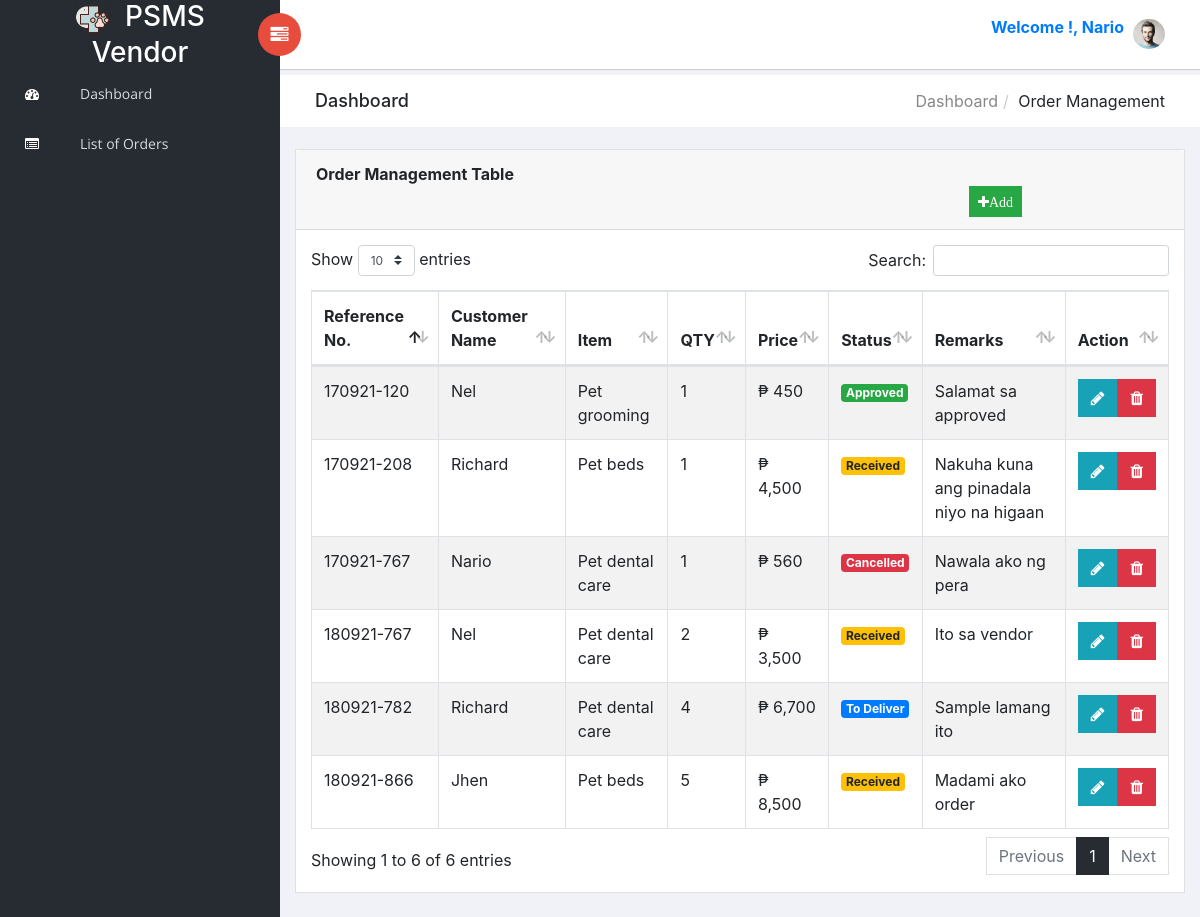
Page /vendor-order.php (signed in) on the committed database.
### tables this page shows
CREATE TABLE `tbl_order` (
  `order_id` int(11) NOT NULL,
  `reference_no` varchar(200) DEFAULT NULL,
  `customer_name` text DEFAULT NULL,
  `item` varchar(200) DEFAULT NULL,
  `qty` varchar(100) DEFAULT NULL,
  `price` varchar(200) DEFAULT NULL,
  `status` varchar(200) DEFAULT NULL,
  `remarks` varchar(500) DEFAULT NULL,
  `date_created` text NOT NULL DEFAULT current_timestamp()
);

### config/class/petshop_class.php (called while the page is built, shortened)
<?php
class Petshop_class
    {
                    ?>
                    <?php
        public function fetch_orderAll() {
                global $db;
                $query = $db->prepare("SELECT * FROM tbl_order");
                $query->execute(array());
                return $query->fetchAll();
            }
    }
?>

### vendor-order.php (the view, shortened to what this page needs)
<?php
    include_once('config/class/petshop_class.php');
if(!isset($_SESSION['logged_in']))
    {
       header("location:index.php");
    }else{
    $user_session = trim($_SESSION['user_no']);
    $ordr = new Petshop_class();
    $orders = $ordr->fetch_orderAll();
?>
<?php include 'header/main-header1.php';?>
    <div id="right-panel" class="right-panel">
        <header id="header" class="header">
            <div class="header-menu">
                <div class="col-sm-7">
                    <a id="menuToggle" class="menutoggle pull-left"><i class="fa fa fa-tasks"></i></a>
                </div>
                <div class="col-sm-5">
                    <div class="user-area dropdown float-right">
                        <a href="#" class="dropdown-toggle" data-toggle="dropdown" aria-haspopup="true" aria-expanded="false">
                            <strong style="color: #007bff;" class="mt-2">Welcome !, <?= ucfirst($user_session) ;?></strong> &nbsp;<img class="user-avatar rounded-circle" src="images/admin.jpg" alt="User Avatar">
                        </a>
                    </div>
                </div>
            </div>
        </header>
        <div class="breadcrumbs">
            <div class="col-sm-4">
                <div class="page-header float-left">
                    <div class="page-title">
                        <h1>Dashboard</h1>
                    </div>
                </div>
            </div>
            <div class="col-sm-8">
                <div class="page-header float-right">
                    <div class="page-title">
                        <ol class="breadcrumb text-right">
                            <li><a href="main-vendor.php">Dashboard</a></li>
                            <li class="active">Order Management</li>
                        </ol>
                    </div>
                </div>
            </div>
        </div>
        <div class="content mt-3">
            <div class="animated fadeIn">
                <div class="row">
                    <div class="col-md-12">
                        <div class="card">
                            <div class="card-header">
                                <strong class="card-title">Order Management Table</strong>
                                    <button type="button" class="btn btn-success btn-sm" data-toggle="modal" data-target="#smallmodal_o2<?php echo $user_session;?>" style="margin-left:77%"><i class="fa fa-plus">Add</i>
                               </button>
                            </div>
                            <div class="card-body">
                            <div class="table-responsive">
                            <table id="bootstrap-data-table-export" class="table table-striped table-bordered">
                                    <thead>
                                        <tr>
                                            <th>Reference No.</th>
                                            <th>Customer Name</th>
                                            <th>Item</th>
                                            <th>QTY</th>
                                            <th>Price</th>
                                            <th>Status</th>
                                            <th>Remarks</th>
                                            <th>Action</th>
                                        </tr>
                                    </thead>
                                    <tbody>
                                      <tr>
                                       <?php
                                          foreach($orders as $odr){ ?>
                                        <td><?= ucfirst(htmlentities($odr['reference_no'])); ?></td>
                                        <td><?= ucfirst(htmlentities($odr['customer_name'])); ?></td>
                                        <td><?= ucfirst(htmlentities($odr['item'])); ?></td>
                                        <td><?= ucfirst(htmlentities($odr['qty'])); ?></td>
                                        <td>&#8369; <?= ucfirst(htmlentities(number_format($odr['price'],0))); ?></td>
                                       <td>
                                         <?php
                                             if(htmlentities($odr['status']) == 'Approved'){
                                                 echo '<span class="right badge badge-success">'.htmlentities($odr['status']).'</span>';
                                               }else if(htmlentities($odr['status']) == 'To Deliver'){
                                                 echo '<span class="right badge badge-primary">'.htmlentities($odr['status']).'</span>';
                                               }else if(htmlentities($odr['status']) == 'Received'){
                                                 echo '<span class="right badge badge-warning">'.htmlentities($odr['status']).'</span>';
                                               }else{
                                                  echo '<span class="right badge badge-danger">'.htmlentities($odr['status']).'</span>';
                                               }
                                             ?>
                                          </td>
                                        <td><?= ucfirst(htmlentities($odr['remarks'])); ?></td>
                                        <td>
                                          <div class="d-flex">
                                            <div class="flex-1">
                                            <button type="button" class="btn btn-info btn-xs corder" data-toggle="modal" data-target="#edit-corder" data-order="<?= htmlentities($odr['order_id']); ?>"><i class="fa fa-pencil"></i>
                                            </button>
                                         </div>
                                         <div class="flex-1">
                                            <button type="button" class="btn btn-danger btn-xs delorder" data-toggle="modal" data-target="#del-corder" data-delo="<?= htmlentities($odr['order_id']); ?>"><i class="fa fa-trash"></i>
                                            </button>
                                        </div>
                                        </div>
                                        </td>
                                        </tr>
                                      <?php $found_rows = true; }  if (!isset($found_rows)) echo "<tr><td colspan ='7'><div class='alert alert-danger' style='font-weight:bold;'>No records found.</div></td></tr>";
                                      ?>
                                    </tbody>
                                </table>
                                </div>
                            </div>
                        </div>
                    </div>
                </div>
            </div>
        </div>
    </div>
<?php } ?>
</body>
</html>

### rows in the picture
tbl_order: reference_no "170921-208", customer_name "Richard", item "Pet beds", qty "1", price "4,500", status "Received", remarks "Nakuha kuna ang pinadala niyo na higaan"
tbl_order: reference_no "170921-767", customer_name "Nario", item "Pet dental care", qty "1", price "560", status "Cancelled", remarks "Nawala ako ng pera"
tbl_order: reference_no "170921-120", customer_name "Nel", item "Pet grooming", qty "1", price "450", status "Approved", remarks "Salamat sa approved"
tbl_order: reference_no "180921-866", customer_name "Jhen", item "Pet beds", qty "5", price "8,500", status "Received", remarks "Madami ako order"
tbl_order: reference_no "180921-767", customer_name "Nel", item "Pet dental care", qty "2", price "3,500", status "Received", remarks "Ito sa vendor"
tbl_order: reference_no "180921-782", customer_name "Richard", item "Pet dental care", qty "4", price "6,700", status "To Deliver", remarks "Sample lamang ito"

### other values in the picture
$user_session "Nario"
